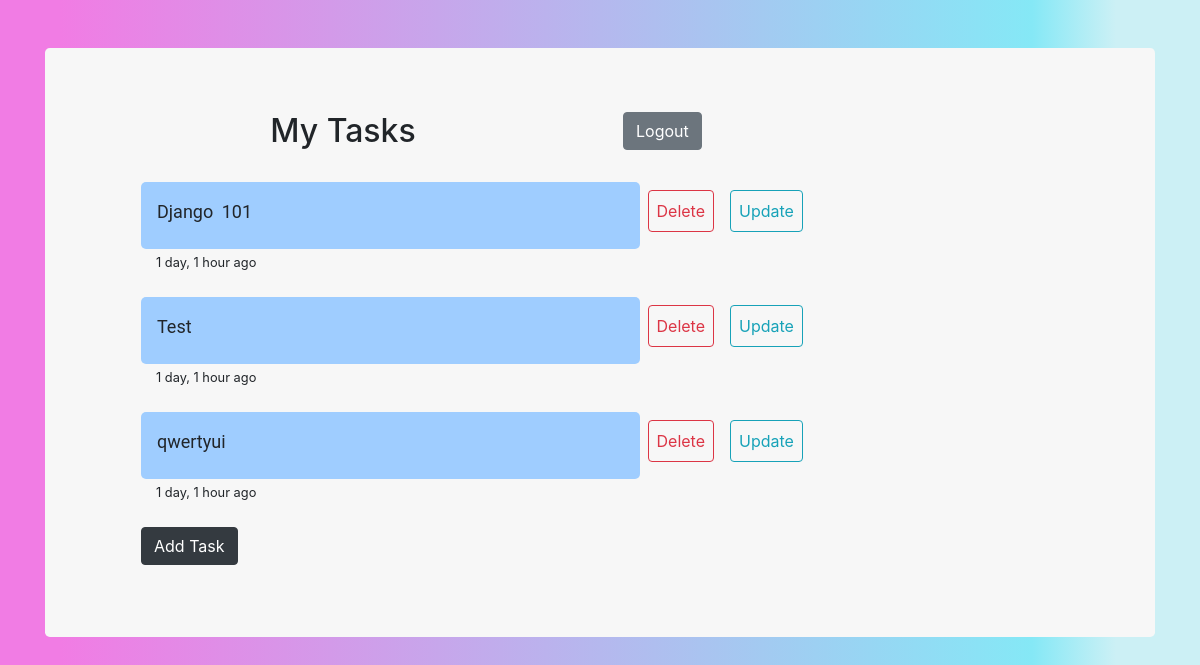
Before: /tasks/list/ (signed in) with the older database file.
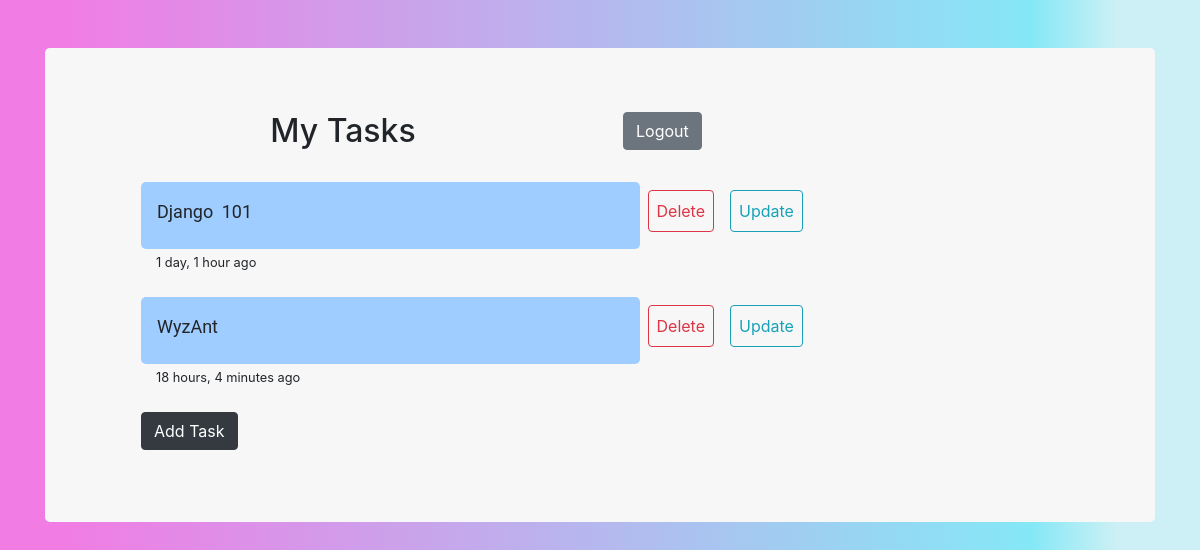
After: the same page with the newer database file.
### Task/models.py (models this page shows, shortened)
class Notes(models.Model):
    title = models.CharField(max_length=50)
    completed = models.BooleanField(default=False)
    timestamp = models.DateTimeField(auto_now_add=True)
    user = models.ForeignKey(User, on_delete=models.CASCADE)

### Task/views.py (the view)
# urls.py: path('list/', views.task_List, name='task-list'),
def task_List(request):
    current_user = request.user
    queryset = Notes.objects.filter(user=current_user)
    context = \
        {
            'tasks': queryset,
            'user': current_user
        }
    return render(request, template_name='Task/list.html', context=context)

### Task/templates/Task/list.html (shortened to what this page needs)
{% extends 'Task/base.html' %}
{% block content %}
    <div class="row">
        <div class="col-md-6">
            <h2  style="text-align: center">My Tasks </h2>
        </div>
        <div class="col-md-6">
            <form action="{% url 'user-logout'%}" method="POST">
                <button class="btn btn-secondary" type="submit"> Logout </button>
            </form>
        </div>
    </div>
    {% for task in tasks %}
            <div class="row ml-5"  >
                <div class="col-md-6">
                    <div class="well">
                        <div class=" task-card row  mt-4 pt-3 pb-2 pl-3 " >
                          <p> {{ task.title }} </p>
                        </div>
                    <small>{{ task.timestamp | timesince }} ago</small>
                        </div>
                </div>
                <div class="col-md-4">
                    <div class="row mt-3">
                        <form action="{% url 'task-delete' task.id %}" method="POST">
                        <button   class="btn btn-outline-danger  mt-3  ml-2 p-2" type="submit" > Delete </button>
                        </form>
                         <a  href="{% url 'task-update' task.id %}" class="btn btn-outline-info  mt-3  ml-3 p-2" > Update </a>
                        </div>
                </div>
            </div>
    {% endfor %}
      <a href="{% url 'task-create' %}" class="btn btn-dark mt-4  mb-2 ml-5" > Add Task</a>
{% endblock %}

### Task/templates/Task/base.html (shortened to what this page needs)
<!DOCTYPE html>
<html lang="en">
<head>
    {% load static %}
    <link rel="stylesheet" href="{% static 'css/bootstrap.min.css' %}">
    <link rel="stylesheet" href="{% static 'css/main.css' %}">
</head>
<body>
<div class="container mt-md-5" >
    <div class="jumbotron mt-2 pl-5" style="background-color: #f7f7f7 " >
        {% block content %}
        {% endblock %}
    </div>
</div>
</body>
</html>

### assets/css/main.css (style rules this page uses)
body { background: rgb(241,124,228); background: linear-gradient(90deg, rgba(241,124,228,1) 5%, rgba(133,232,246,1) 86%, rgba(204,240,245,1) 93%); }
.task-card { background-color: #9fcdff; border-radius: 5px; word-spacing: 4px; font-family:"Roboto", "Lucida Grande", Verdana, Arial, sans-serif ; font-size: large; }

Changed rows visible on the page:
removed Notes: title "Test", timestamp "1 day, 1 hour"
no longer on this page (row edited): Notes: title "qwertyui", timestamp "1 day, 1 hour"
added Notes: title "WyzAnt", timestamp "18 hours, 4 minutes"
